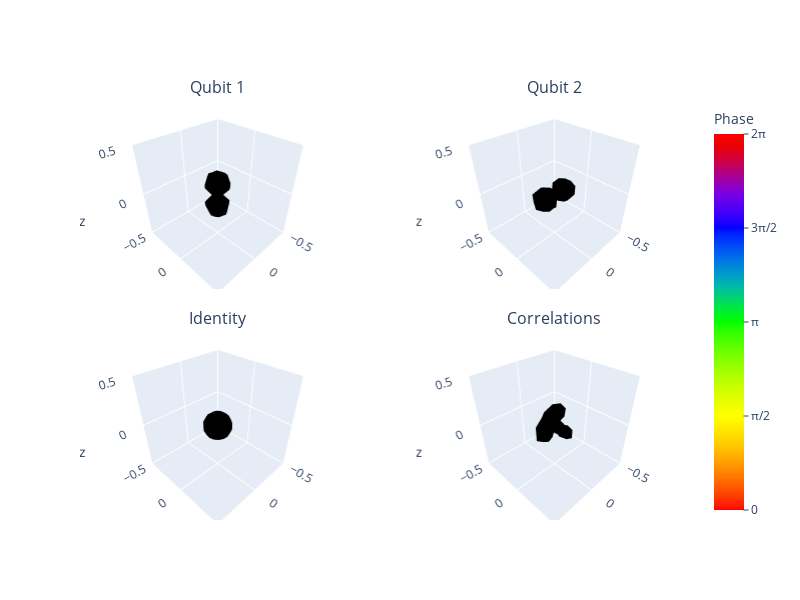

Notebook code for this chart:
### Markdown cell above
Lastly, run the quantum circuits on a quantum device/simulator. 
#### Input
- res_theta: resolution of polar angles for sampling between [0,pi] for tomography
- circuits: circuits for performing Wigner state tomography for two-qubit
- device: provide a simulator or a quantum device
- shots: number of shots
- inter: interactivity of tomographed droplets. 
    - inter=0: provides a matplotlib plot with fixed point of view. 
    - If inter=1: provides a plotly plot with three-dimensional interactive droplets. [_preferred!_]
- rhoT: target density matrix (used for calculating the fidelity).

#### Returns
- Tomographed density matrix
- Tomographed state fidelity
- Plot of expectation values
- Droplet plots: 
    - identity droplet (corresponds to identity part of the density matrix). 
    - qubit1: droplet representing the state of the first qubit.
    - qubit2: droplet representing the state of the second qubit. 
    - correlations: droplet corresponding to correlations (bilinear) terms of density matrix.

#### Droplet insights
- The direction of the droplet reflects the direction of the Bloch vector and color represents the phase given by arg[dropelt function].
- color description: red-> positive, green-> negative, yellow-> positive imaginary, blue-> negative imaginary.

### Code cell
# Target density matrix (important for calculating fidelity)
rhoT = 0.5*np.matrix([[1, 1, 0, 0], [1, 1, 0, 0], [0, 0, 0, 0], [0, 0, 0, 0]])

# running quantum circuits 
WQST2Q.WQST_2Q_runner(res_theta, circuits=circ_q,device=simulator,shots=1024,inter=1,rhoT=rhoT)
